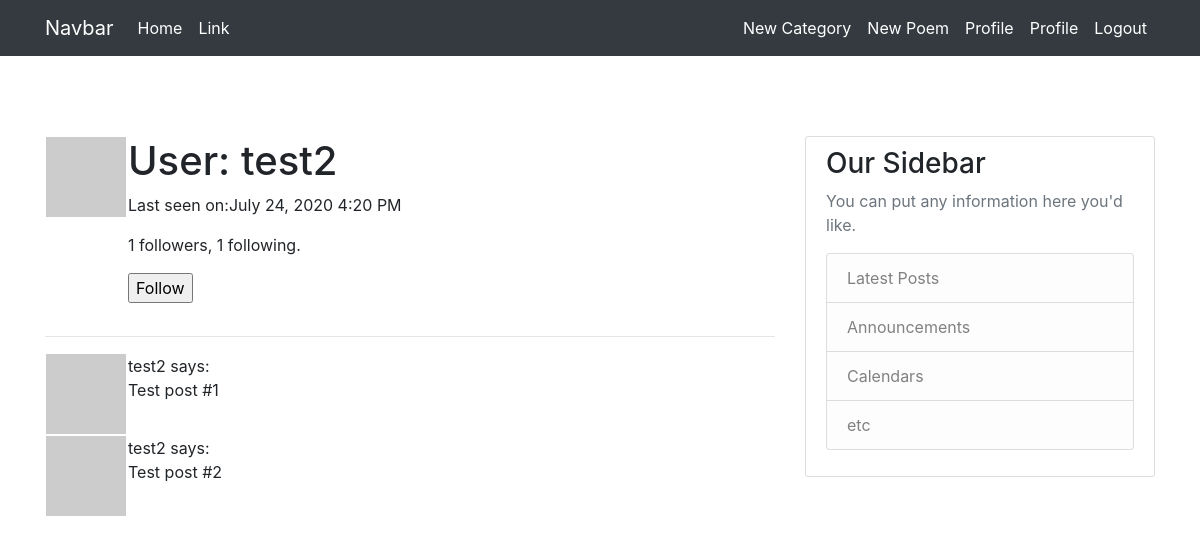
Screenshot of /user/test2 (signed in) with the database file from the repository.
### app/models.py (models this page shows, shortened)
class User(UserMixin, db.Model):
    id = db.Column(db.Integer, primary_key=True)
    username = db.Column(db.String(64), index=True, unique=True)
    email = db.Column(db.String(120), index=True, unique=True)
    image_file = db.Column(db.String(120), nullable=True)
    password_hash = db.Column(db.String(128))
    about_me = db.Column(db.String(140))
    last_seen = db.Column(db.DateTime, default=datetime.utcnow)
    poems = db.relationship('Poem', backref='author', lazy='dynamic')
    followed = db.relationship(
        'User', secondary=followers,
        primaryjoin=(followers.c.follower_id == id),
        secondaryjoin=(followers.c.followed_id == id),
        backref=db.backref('followers', lazy='dynamic'), lazy='dynamic')
    def is_following(self, user):
        return self.followed.filter(
            followers.c.followed_id == user.id).count() > 0
    def avatar(self, size):
        digest = md5(self.email.lower().encode('utf-8')).hexdigest()
        return 'https://www.gravatar.com/avatar/{}?d=identicon&s={}'.format(
            digest, size)

### app/routes.py (the view)
@app.route('/user/<username>')
@login_required
def user(username):
    user = User.query.filter_by(username=username).first_or_404()
    poems = [
        {'author': user, 'body': 'Test post #1'},
        {'author': user, 'body': 'Test post #2'}
    ]
    if current_user.image_file:
        image_file = url_for('static', filename='profile_pics/' + current_user.image_file)
    else:
        image_file = None
    form = EmptyForm()
    return render_template('user.html', user=user, poems=poems, image_file=image_file, form=form)

### app/forms.py
class EmptyForm(FlaskForm):
    submit = SubmitField('Submit')

### app/models.py (called while the page is built)
@login.user_loader
def load_user(id):
    return User.query.get(int(id))

### app/routes.py (called while the page is built)
@app.before_request
def before_request():
    if current_user.is_authenticated:
        current_user.last_seen = datetime.utcnow()
        db.session.commit()

### app/templates/user.html (shortened to what this page needs)
{% extends "base.html" %}
{% block content %}
    <table>
        <tr valign="top">
            {% if image_file %}
            <td><img src="{{ image_file }}"></td>
            {% else %}
            <td><img src="{{ user.avatar(128) }}"></td>
            {% endif %}
            <td>
                <h1>User: {{ user.username }}</h1>
                {% if user.last_seen %}<p>Last seen on:{{ moment(user.last_seen).format('LLL') }}</p>{% endif %}
                <p>{{ user.followers.count() }} followers, {{ user.followed.count() }} following.</p>
                {% if user == current_user %}
                <p><a href="{{ url_for('edit_profile') }}">Edit your profile</a></p>
                {% elif not current_user.is_following(user) %}
                <p>
                    <form action="{{ url_for('follow', username=user.username) }}" method="post">
                        {{ form.submit(value='Follow') }}
                    </form>
                </p>
                {% endif %}
            </td>
        </tr>
    </table>
    <hr>
    {% for poem in poems %}
    <table>
        <tr valign="top">
            {% if image_file  %}
            <td><img src="{{ image_file }} " class="img-thumbnail" style="width: 40px; height: 40px;" ></td>
            {% else %}
            <td><img src="{{ user.avatar(48) }}"></td>
            {% endif %}
            <td>{{ poem.author.username }} says:<br>{{ poem.body }}</td>
        </tr>
    </table>
    {% endfor %}
{% endblock %}

### rows the page displays
User: username "test2", last_seen "July 24, 2020 4:20 PM", author.username "test2" "test2"

### other values shown
{{ user.followers.count() }} "1"
{{ user.followed.count() }} "1"
{{ poem.body }} "Test post #1" "Test post #2"
